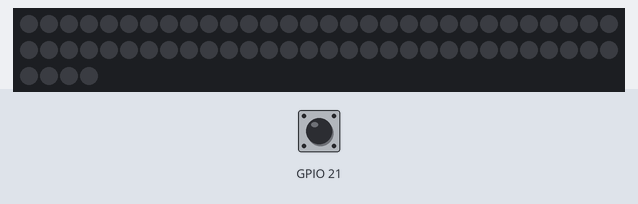
Bench run of a sketch on a simulated ESP32. On the bench: 64 RGB LEDs in strip order, left to right, continuing on the next row. Inputs (shaded band) come from the test bench; at power-on: GPIO 21 HIGH. Dim RGB values are drawn brighter than linear; what the sketch prints to the serial monitor is not drawn.

Above: at 1.2 s.
1.3 s: GPIO 21 pulled LOW for 0.15 s
At 2.0 s:
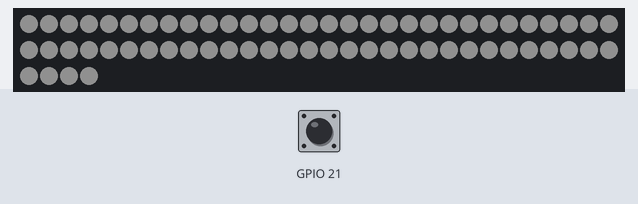
3.0 s: GPIO 21 pulled LOW for 1 s
5.5 s: GPIO 21 pulled LOW for 0.15 s
At 6.3 s:
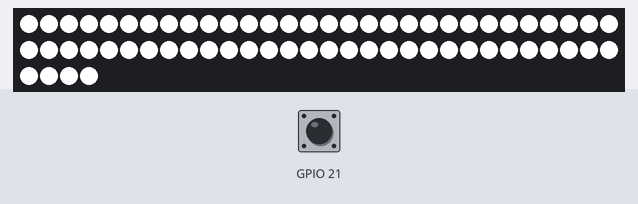
Timing chart, 0 to 6.6 s (numbered marks = the images above; inputs shaded):
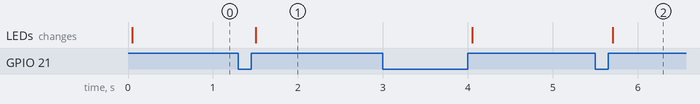

The sketch:

ESP32_ledarr_simple.ino
```cpp
#include "FastLED.h"


#define NUM_LEDS 64
#define DATA_PIN 5

CRGB leds[NUM_LEDS];

int buttonPushCounter = 4;   // counter for the number of button presses
int buttonState = 0;         // current state of the button
int lastButtonState = 0;     // previous state of the button

void setup() {
  // put your setup code here, to run once:
  FastLED.addLeds<WS2812B, DATA_PIN, GRB>(leds, NUM_LEDS);
  Serial.begin(115200);

  // Taster Eingang definieren
  pinMode(21, INPUT_PULLUP);

}

void loop() {
  // put your main code here, to run repeatedly:

  buttonState = digitalRead(21);

  // compare the buttonState to its previous state
  if (buttonState != lastButtonState) {
    // if the state has changed, increment the counter
    if (buttonState == HIGH) {
      // if the current state is HIGH then the button went from off to on:
      buttonPushCounter++;
      Serial.println("on");
      Serial.print("number of button pushes: ");
      Serial.println(buttonPushCounter);
    } else {
      // if the current state is LOW then the button went from on to off:
      Serial.println("off");
    }
    // Delay a little bit to avoid bouncing
    delay(50);
  }
  // save the current state as the last state, for next time through the loop
  lastButtonState = buttonState;
  if (buttonPushCounter == 5)
    buttonPushCounter = 1;

  // Set 3 x White with 3 x brightness and off

  Serial.println(buttonPushCounter);
  if (buttonPushCounter == 1)
  {
    fill_solid( &(leds[0]), 64 /*number of leds*/, CRGB::Black );
    FastLED.setBrightness(0);
  }

  if (buttonPushCounter == 2)
  {
    fill_solid( &(leds[0]), 64 /*number of leds*/, CRGB::White );
    FastLED.setBrightness(16);
  }

  if (buttonPushCounter == 3)
  {
    fill_solid( &(leds[0]), 64 /*number of leds*/, CRGB::White );
    FastLED.setBrightness(64);
  }

  if (buttonPushCounter == 4)
  {
    fill_solid( &(leds[0]), 64 /*number of leds*/, CRGB::White );
    FastLED.setBrightness(255);
  }


  // Ausgeben
  FastLED.show();
}
```

Measured:
- after the input at 1.3 s, the LEDs: change after 0.20 s (image 1)
- after the input at 5.5 s, the LEDs: change after 0.20 s (image 2)
